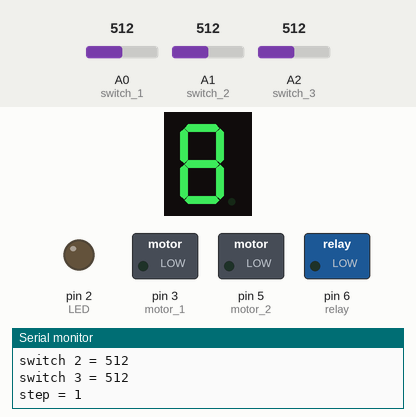
Recording of a sketch running on a simulated Arduino Uno, built with avr-gcc and run on an emulated ATmega328P. Parts: 1-digit seven-segment display, switched loads named in the sketch (green lamp = pin HIGH), output pins drawn as LEDs (lit = HIGH), the last lines printed to the serial monitor. Wiring (inferred from the names in the program): 1-digit 7-segment display, segments lit when LOW: segments pin 7, pin 8, pin 9, pin 10, pin 11, pin 12, pin 13. The test bench sets the inputs (shaded band); at power-on: A0 (switch_1) = 512, A1 (switch_2) = 512, A2 (switch_3) = 512. The segment pins are drawn as the display they are named for; pins used as bus, display or sensor lines are not drawn.

Above: at 1.2 s.
1.3 s: A0 (switch_1) set to 989
2.8 s: A0 (switch_1) set to 1014
At 4.1 s:
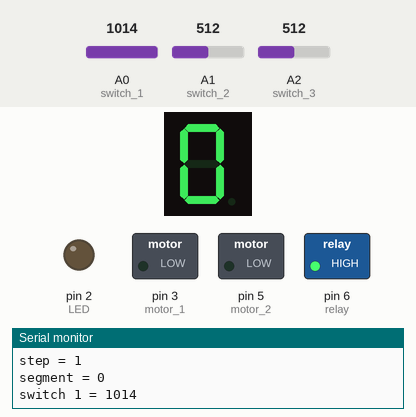
4.4 s: A0 (switch_1) set to 0
At 5.6 s:
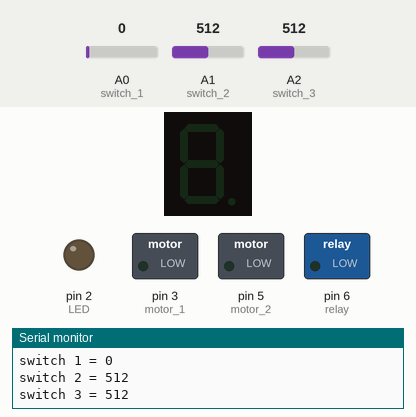
5.9 s: A1 (switch_2) set to 990
8.9 s: A1 (switch_2) set to 1009
11.9 s: A0 (switch_1) set to 1010
At 12.9 s:
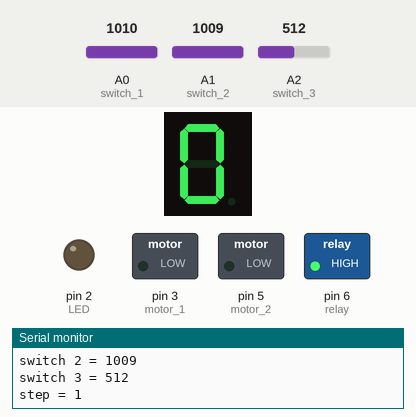
Timing chart, 0 to 14.5 s (numbered marks = the images above; inputs shaded):
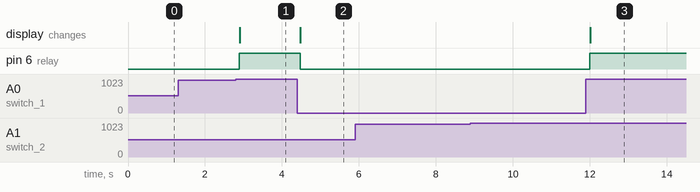

Measured:
- the behaviour switches between 1000 and 1001 on A0 (switch_1) (found by bisection; images 0 and 1)
- after the input at 2.8 s, pin 6 (relay): LOW → HIGH after 0.09 s; the display: changes after 0.10 s (image 1)
- after the input at 4.4 s, pin 6 (relay): HIGH → LOW after 0.07 s; the display: changes after 0.07 s (image 2)
- after the input at 11.9 s, pin 6 (relay): LOW → HIGH after 0.10 s; the display: changes after 0.12 s (image 3)

The sketch:

Lab9.ino
```cpp
void setup() {
  pinMode(A0,INPUT); // switch 1
  pinMode(A1,INPUT); // switch 2
  pinMode(A2,INPUT); // switch 3
  Serial.begin(9600);
  pinMode(2,OUTPUT);  // LED
  pinMode(3,OUTPUT); // motor 1
  pinMode(5,OUTPUT); // motor 2
  pinMode(6,OUTPUT); // relay
  /* pin 7-13 7-segment */
  pinMode(7,OUTPUT);  // A
  pinMode(8,OUTPUT);  // B
  pinMode(9,OUTPUT);  // C
  pinMode(10,OUTPUT); // D
  pinMode(11,OUTPUT); // E
  pinMode(12,OUTPUT); // F
  pinMode(13,OUTPUT); // G
}
#define LED 2
#define motor1 3
#define motor2 5
#define relay 6

const byte ledPin[] = {7,8,9,10,11,12,13};
const byte number[] = { // number display on 7-segment
                       0b1000000, // 0
                       0b1111001, // 1
                       0b0100100, // 2
                       0b0110000, // 3
                       0b0011001, // 4
                       0b0010010, // 5
                       0b0000010, // 6
                       0b1111000, // 7
                       0b0000000, // 8
                       0b0010000, // 9
                       0b1111111  // off
                      };
int S1, S2, S3;   // switch 1, 2, 3
int washStep = 1; // variable to check the steps

void sevenSegment(int num);
void motor(int motorNum,int motorSpeed, int motorTime);

void loop() {
  S1 = analogRead(A0);
  S2 = analogRead(A1);
  S3 = analogRead(A2);
  Serial.print("switch 1 = ");Serial.println(S1);
  Serial.print("switch 2 = ");Serial.println(S2);
  Serial.print("switch 3 = ");Serial.println(S3);
  Serial.print("step = ");Serial.println(washStep);

  if (S1 > 1000) // SwitcDh 1 is ON
  {
    digitalWrite(relay,HIGH); // relay ON
    sevenSegment(0);          // 7-segment displays '0'

    /* Step 1: Washing machine takes water about 3 s. */
    if (washStep == 1)
    {
      /* switch 2 '1' whenever there is
         enough water in the machine. */
      if (S2 > 1000 && S3 == 0)
      {
        sevenSegment(3);
        motor(motor2,255,3000);
        washStep = 2;
      }
    }
    /* Step 2: Washing machine is washing 9 s.
       (The speed of the motor should be moderate). */
    if (washStep == 2)
    {
      /* switch 2 '1' whenever there is
         enough water in the machine. */
      if (S2 > 1000 && S3 == 0)
      {
        motor(motor1,125,9000);
        washStep = 3;
      }
    }
    /* Step 3: Dirty water is pumped out
       of the machine about 3 s. */
      if (washStep == 3)
    {
      /* switch 3 '1'  whenever all the water is
         pumped out of the machine. */
      if (S3 > 1000 && S2 == 0)
      {
        motor(motor2,255,3000);
        washStep = 4;
      }
    }
    /* Step 4: Washing machine takes water about 3 s. */
    if (washStep == 4)
    {
      /* switch 3 '1'  whenever all the water is
         pumped out of the machine. */
      if (S3 > 1000 && S2 == 0)
      {
        motor(motor2,255,3000);
        washStep = 5;
      }
    }
    /* Step 5: Washing machine is rinsing 5 s. */
    if (washStep == 5)
    {
      /* switch 2 '1' whenever there is
         enough water in the machine. */
      if (S2 > 1000 && S3 == 0)
      {
        motor(motor1,255,5000);
        washStep = 6;
      }
    }
    /* Step 6: Rinsing water is pumped out of
       the machine about 3 s.*/
    if (washStep == 6)
    {
      /* switch 3 '1'  whenever all the water is
         pumped out of the machine. */
      if (S3 > 1000 && S2 == 0)
      {
        motor(motor2,255,3000);
        washStep = 7;
      }
    }
    /* Step 7: Washing machine is centrifuging 5 s.
       (The speed of the motor should be high).  */
    if (washStep == 7)
    {
      /* switch 3 '1'  whenever all the water is
         pumped out of the machine. */
      if (S3 > 1000 && S2 == 0)
      {
        motor(motor1,255,5000);
        washStep = 8;
      }
    }
    /* final step blink the led 3 times */
    if (washStep == 8)
    {
      for(int i = 0; i < 3; i++)
      {
        digitalWrite(LED,HIGH);
        delay(1000);
        digitalWrite(LED,LOW);
        delay(1000);
      }
    }
  }
  /* switch 1 is OFF: replay OFF and
     reset the washStep. */
  if (S1 == 0)
  {
    sevenSegment(10); // turn off the 7-segment
    digitalWrite(relay,LOW);
    washStep = 1;
  }
}

/* function display number on 7-segment */
void sevenSegment(int num) {
  Serial.print("segment = ");
  Serial.println(num);
  for (int i = 0; i < 7; i++)
  {
    digitalWrite(ledPin[i],bitRead(number[num],i));
  }
}
/* function run and stop the motor */
void motor(int motorNum,int motorSpeed, int motorTime) {
   analogWrite(motorNum,motorSpeed);
   delay(motorTime);
   analogWrite(motorNum,0);
   sevenSegment(motorTime/1000);
}
```
